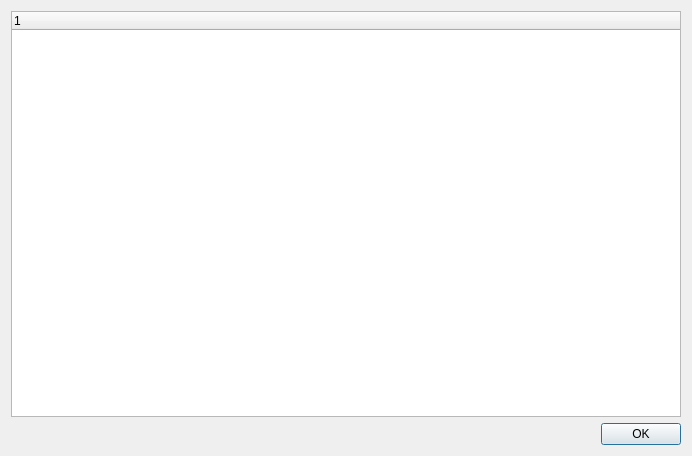
<?xml version="1.0" encoding="UTF-8"?>
<ui version="4.0">
 <class>WidgetImageSelectorVariableSwitch</class>
 <widget class="QDialog" name="WidgetImageSelectorVariableSwitch">
  <property name="geometry">
   <rect>
    <x>0</x>
    <y>0</y>
    <width>692</width>
    <height>456</height>
   </rect>
  </property>
  <property name="windowTitle">
   <string>Dialog</string>
  </property>
  <property name="windowIcon">
   <iconset resource="../../AutosResourceFile.qrc">
    <normaloff>:/Images/Images/fatbee_v2.ico</normaloff>:/Images/Images/fatbee_v2.ico</iconset>
  </property>
  <layout class="QVBoxLayout" name="verticalLayout">
   <item>
    <widget class="QTreeWidget" name="WidgetImageSelectorVariableSwitchTreeWidget">
     <column>
      <property name="text">
       <string notr="true">1</string>
      </property>
     </column>
    </widget>
   </item>
   <item>
    <layout class="QHBoxLayout" name="horizontalLayout">
     <item>
      <spacer name="horizontalSpacer">
       <property name="orientation">
        <enum>Qt::Horizontal</enum>
       </property>
       <property name="sizeHint" stdset="0">
        <size>
         <width>40</width>
         <height>20</height>
        </size>
       </property>
      </spacer>
     </item>
     <item>
      <widget class="QPushButton" name="WidgetImageSelectorVariableSwitchPushButtonOk">
       <property name="text">
        <string>OK</string>
       </property>
      </widget>
     </item>
    </layout>
   </item>
  </layout>
 </widget>
 <resources>
  <include location="../../AutosResourceFile.qrc"/>
 </resources>
 <connections/>
</ui>
